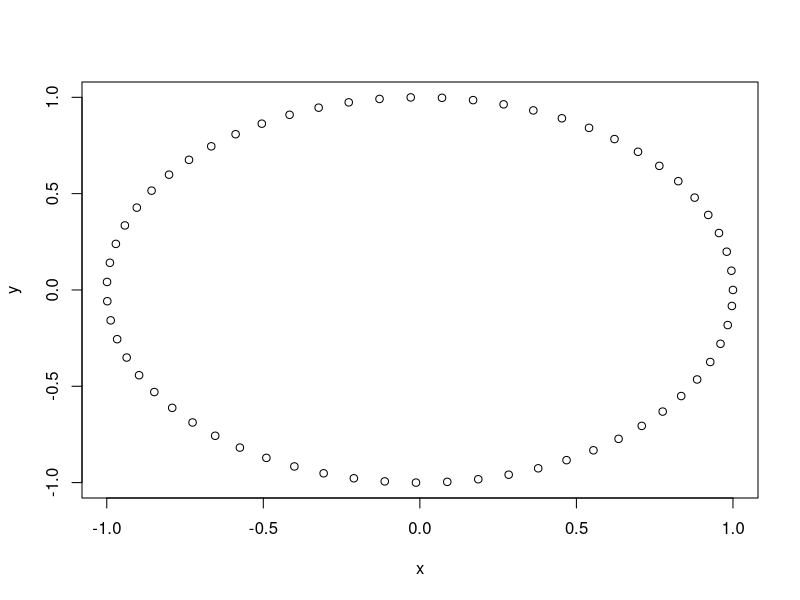
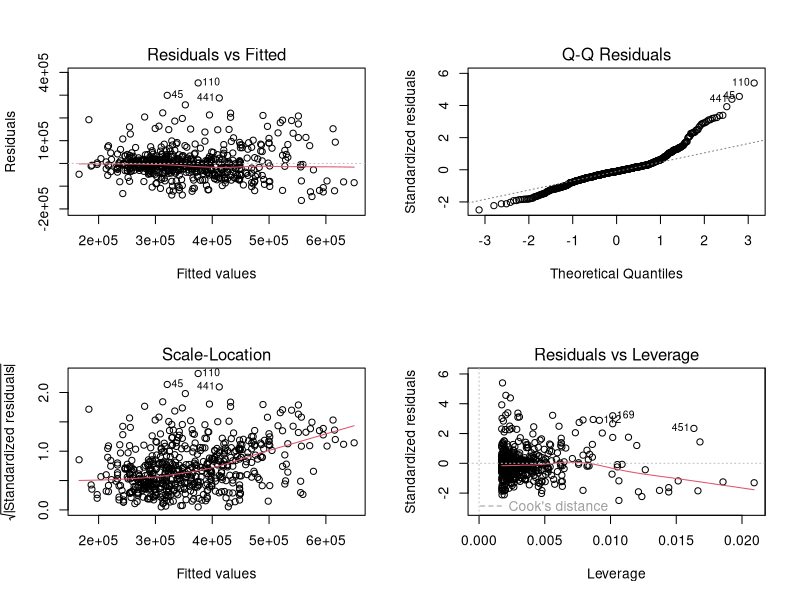
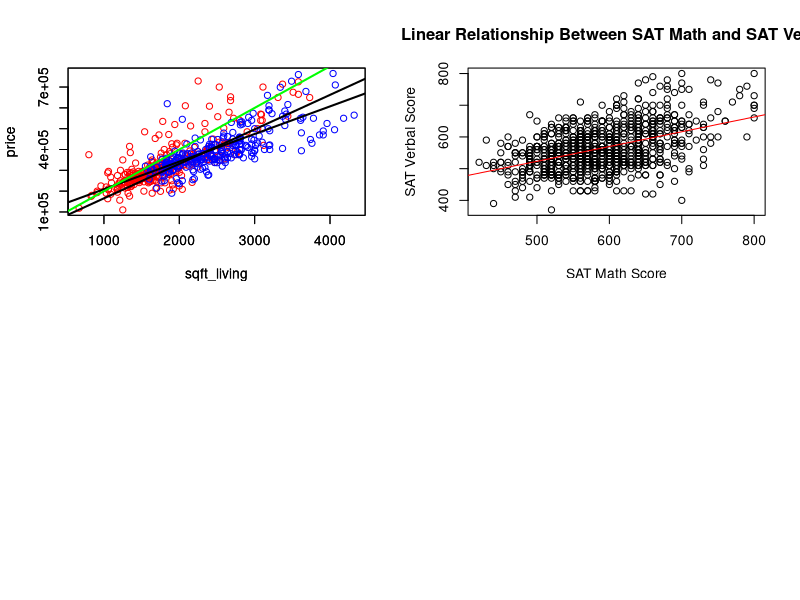
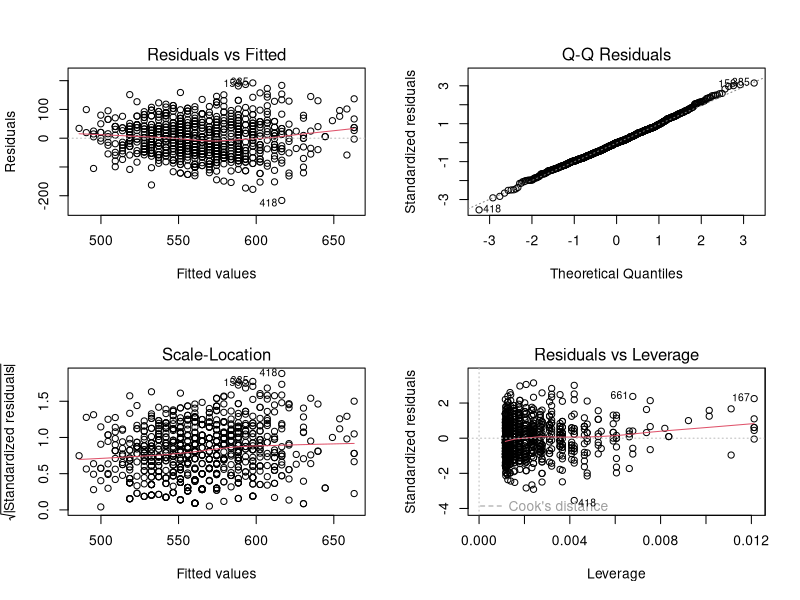

Recreate these plots in R, in order.
## ---- chunk 1
setwd("~/Desktop/R Materials/mih140/Lecture 9 - Linear Regression I")
house = read.table("house.txt", sep = "\t", header = T)

# quick pruning of outliers
house = subset(house, price >= (mean(price) - 3*sd(price)) & price <= (mean(price) + 3*sd(price))) 
## ---- chunk 2
# Test if correlation between price and footage is nonzero.
cor.test(house$price, house$sqft_living)
cor(house[,c("price", "sqft_living")]) # Compute the correlation itself
## ---- chunk 3
x = cos(seq(0, 2*pi, .1))
y = sin(seq(0, 2*pi, .1))
plot(x,y)
cor(x,y) # Basically 0, although clearly related!
## ---- chunk 4
# Lets use lin reg to see the relationship between price and living space

reg_model = lm(data = house, price ~ sqft_living) # Simple linear regression
reg_model_2 = lm(data = house, price ~ 0 + sqft_living) # Simple linear regression through the origin

# Examining the regression
reg_model$coefficients # gets the coeff. of the model
reg_model$fitted.values # what the model predicts for each point
avg_error = mean(abs(reg_model$fitted.values - house$price)) # same as mean(abs(reg_model$residuals))
summary(reg_model) # Can read off if coeff. are stat. sign. diff. from 0
## ---- chunk 5
# The assumptions are:
## 1. Linearity - Look at residuals
## 2. Normality - qqplot of residuals
## 3. Independence (of error term and response) - Next time
## 4. Constant Variance - Look at residuals

# Check assumptions by examining
par(mfrow = c(2,2))
plot(reg_model)

# If the assumptions are satisfied, we can do inference using our model. More next time!
## ---- chunk 6
# Plotting code from before
price_lim = c(min(house$price), max(house$price))
sqrtft_lim = c(min(house$sqft_living), max(house$sqft_living))
plot(data = house[house$bedrooms <= 3,], price ~ sqft_living, col = "red", xlim = sqrtft_lim, ylim = price_lim)
par(new = T) # tells R to hold prev plot
plot(data = house[house$bedrooms > 3,], price ~ sqft_living, col = "blue", xlim = sqrtft_lim, ylim = price_lim)

# Adding lines to plots
abline(reg_model, col = "black", lwd = 2) # Adds a regression line
abline(0,200, lwd = 2, col = "green") # Adds a second regression line
abline(reg_model_2, lwd = 2, col = "black") # Adds a third regression line
## ---- chunk 7
setwd("~/Desktop/R Materials/mih140/Lecture 10 - Linear Regression I")
cba = read.table("cba_admissions_1999.txt", sep = "\t", header = T, quote = "", allowEscapes = T)
cba = cba[!is.na(cba$SAT_math),] # remove na rows
## ---- chunk 8
# In this example we examine the relationship betwee sat_math score and sat_verbal score in the cba dataset.

# 1: Fit a simple regression between SAT_verbal and SAT_math
res = lm(cba$SAT_verbal ~ cba$SAT_math)

# 2: Write out the regression equation
summary(res) # observe model Y = 0.46625 X + 290.08827

# 3: Plot the regression line against the scatter plot, be sure to appropriately label your plot!

plot(cba$SAT_math, cba$SAT_verbal, main = "Linear Relationship Between SAT Math and SAT Verbal", xlab = "SAT Math Score", ylab = "SAT Verbal Score")
abline(res, col = "red")

# 4: Plot the residuals, qqplot, comment on trends you see in the data and check assumptions
par(mfrow = c(2,2))
plot(res)
# Residuals seem relatively consistent, the equal variance assumption and independence between our independent variable and the normal noise assumption appears reasonable.
# QQ Plot is straight and diagonal supporting our normality assumption
